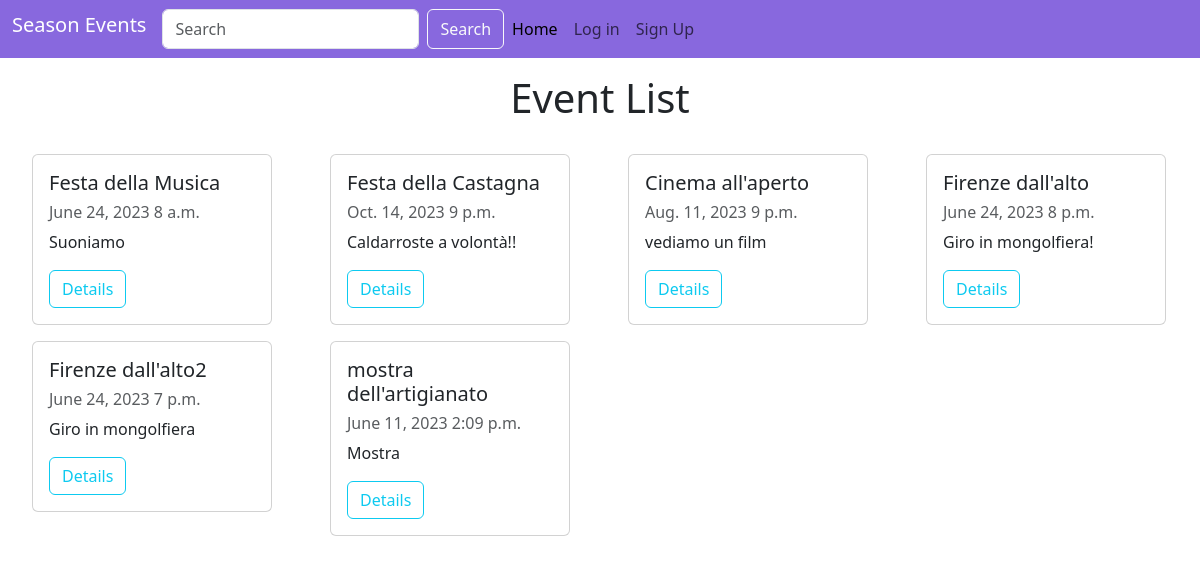
The page / on the database its author committed.
### event/models.py (models this page shows, shortened)
class Event(models.Model):
    title = models.CharField(max_length=100, primary_key=True)
    description = models.TextField()
    date = models.DateField()
    time = models.TimeField(default=datetime.time)
    location = models.CharField(max_length=100)
    program = models.TextField(default='Not Available')
    image = models.ImageField(upload_to='media/images/', null=True, blank=True)
    category = models.ManyToManyField('EventCategory')
    creator = models.ForeignKey(User, on_delete=models.CASCADE, related_name='events_created')
    max_seats = models.PositiveIntegerField()
    available_seats = models.PositiveIntegerField()

### event/views.py (the view)
# urls.py: path('', views.event_list, name='event_list'),
def event_list(request):
    events = Event.objects.all()
    return render(request, 'event_list.html', {'events': events})

### templates/event_list.html (shortened to what this page needs)
{% extends "base.html" %}
{% block content %}
    <h1 class="text-center my-3">Event List</h1>
    <ul>
        <div class="row blank">
            {% for event in events %}
            <div class="col-xs-12 col-sm-6 col-md-5 col-lg-3 mt-3">
                <div class="card" style="width: 15rem;">
                    <div class="card-body">
                        <h5 class="card-title">
                            {{ event.title }}
                        </h5>
                        <h6 class="sub-title mb-2 text-body-secondary">{{ event.date }} {{ event.time }}</h6>
                        <p class="card-descr">
                            {{ event.description }}
                        </p>
                        <a href="{% url 'event:event_detail' title=event.title %}" class="btn btn-outline-info">Details</a>
                    </div>
                </div>
            </div>
            {% endfor %}
        </div>
    </ul>
{% endblock %}

### rows shown on the page
Event: title "Festa della Musica", date "June 24, 2023", time "8 a.m.", description "Suoniamo"
Event: title "Festa della Castagna", date "Oct. 14, 2023", time "9 p.m.", description "Caldarroste a volontà!!"
Event: title "Cinema all'aperto", date "Aug. 11, 2023", time "9 p.m.", description "vediamo un film"
Event: title "Firenze dall'alto", date "June 24, 2023", time "8 p.m.", description "Giro in mongolfiera!"
Event: title "Firenze dall'alto2", date "June 24, 2023", time "7 p.m.", description "Giro in mongolfiera"
Event: title "mostra dell'artigianato", date "June 11, 2023", time "2:09 p.m.", description "Mostra"
